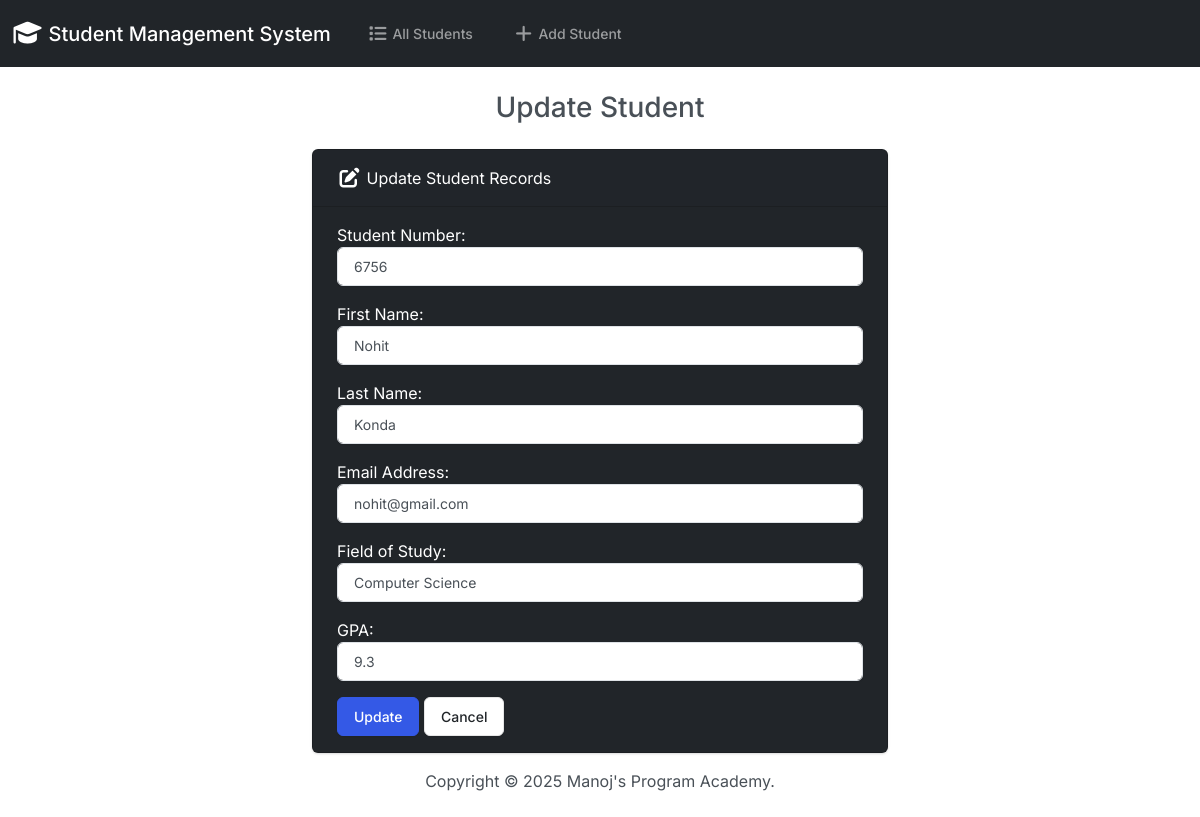
The page /edit/3 on the database its author committed.
### students/models.py (models this page shows, shortened)
class Student(models.Model):
    student_number = models.PositiveIntegerField()
    first_name = models.CharField(max_length=50)
    last_name = models.CharField(max_length=50)
    email = models.EmailField(max_length=100)
    field_of_study = models.CharField(max_length=50)
    gpa = models.FloatField()

### students/views.py (the view)
# urls.py: path('edit/<int:id>', views.edit, name='edit'),
def edit(request, id):
    if request.method == 'POST':
        student = Student.objects.get(pk=id)
        form = StudentForm(request.POST, instance=student)
        if form.is_valid():
            form.save()
            return render(request, 'students/edit.html', {
                'form': form,
                'success': True
            })
    else:
        student = Student.objects.get(pk=id)
        form = StudentForm(instance=student)
    return render(request, 'students/edit.html', {
        'form': form
    })

### students/forms.py
class StudentForm(forms.ModelForm):
    class Meta:
        model = Student
        fields = ['student_number', 'first_name', 'last_name', 'email', 'field_of_study', 'gpa']
        labels=  {
            'student_number': 'Student Number',
            'first_name': 'First Name',
            'last_name': 'Last Name',
            'email': 'Email Address',
            'field_of_study': 'Field of Study',
            'gpa': 'GPA',
        }
        widgets = {
            'student_number': forms.NumberInput(attrs={'class': 'form-control'}),
            'first_name': forms.TextInput(attrs={'class': 'form-control'}),
            'last_name': forms.TextInput(attrs={'class': 'form-control'}),
            'email': forms.EmailInput(attrs={'class': 'form-control'}),
            'field_of_study': forms.TextInput(attrs={'class': 'form-control'}),
            'gpa': forms.NumberInput(attrs={'class': 'form-control', 'step': '0.01'}),
        }

### students/templates/students/edit.html (shortened to what this page needs)
{% extends "students/base.html" %}
{% block body %}
    <h3 class="text-center m-4">Update Student</h3>
    {% if success %}
        <div class="alert alert-success" role="alert">
            The student updated successfully.
            <a href="{% url 'index' %}" class="alert-link">Go to Home Page.</a>
        </div>
    {% else %}
        <div class="row justify-content-center">
            <div class="col-6">
                <div class="card text-white bg-dark mb-3">
                    <div class="card-header">
                        <i class="fa-solid fa-pen-to-square fa-lg"></i></i></i> Update Student Records
                    </div>
                    <div class="card-body">
                        <form action="" method="POST">
                        {{ form.as_p }}
                        <button type="submit" class="btn btn-primary">Update</button>
                        <a href="{% url 'index' %}" class="btn btn-secondary">Cancel</a>
                        </form>
                    </div>
                </div>
            </div>
        </div>
    {% endif %}
{% endblock %}

### rows shown on the page
Student: student_number "6756", first_name "Nohit", last_name "Konda", email "nohit@gmail.com", field_of_study "Computer Science", gpa "9.3"
